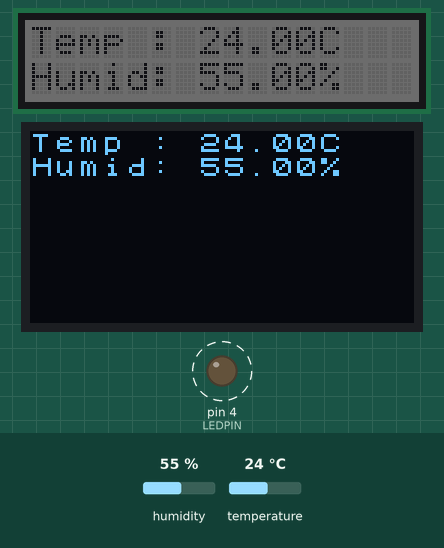
A sketch run on a simulated Arduino Uno, built with avr-gcc and run on an emulated ATmega328P. Shown: 16×2 character LCD, 128×64 one-colour display, output pins drawn as LEDs (lit = HIGH). Dashed ring = blinking. The inputs (shaded band) are chosen by the test bench; at power-on: humidity 55 %, temperature 24 °C.

Above: at 1.2 s.
1.3 s: humidity set to 22 %
At 2.8 s:
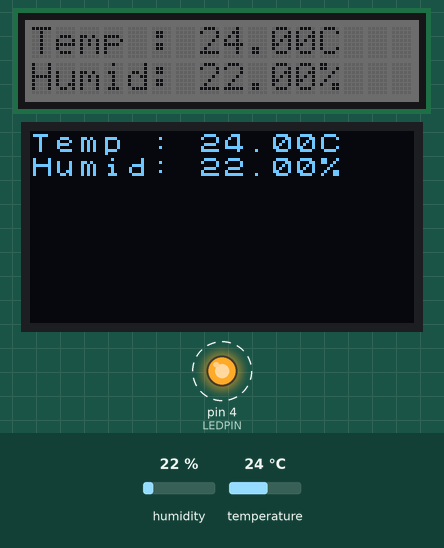
4.2 s: temperature set to 12 °C
At 6.3 s:
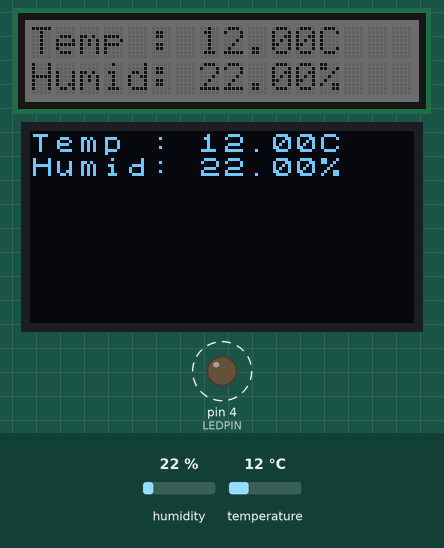
7.1 s: humidity set to 40 %
At 10.3 s:
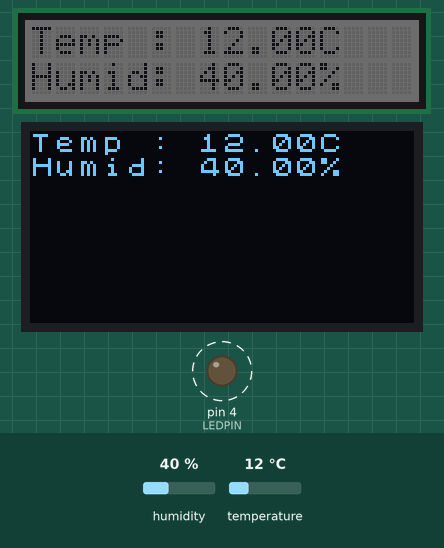
10.5 s: temperature set to 19 °C
At 12.0 s:
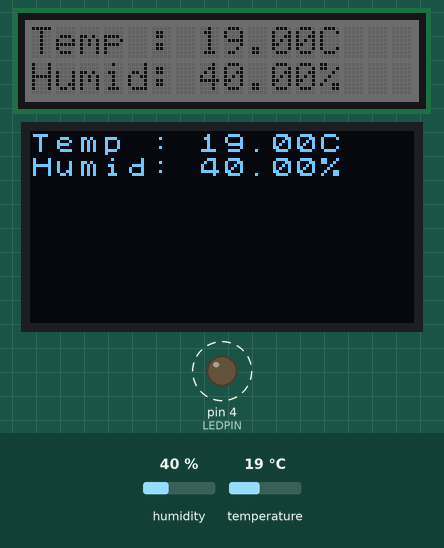
Timing chart, 0 to 14.4 s (numbered marks = the images above; inputs shaded):
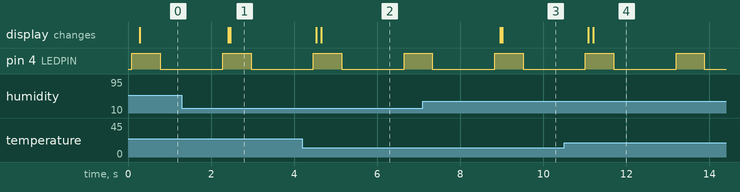

Measured:
- after the input at 1.3 s, the display: first changes after 1.1 s (image 1 shows a later state)
- after the input at 4.2 s, the display: first changes after 0.34 s (image 2 shows a later state)
- after the input at 7.1 s, the display: first changes after 1.9 s (image 3 shows a later state)
- after the input at 10.5 s, the display: first changes after 0.58 s (image 4 shows a later state)
- by itself, pin 4 (LEDPIN): alternates HIGH for 0.68 s and LOW for 1.5 s

The sketch:

08_DisplayEnvDataClcd.ino
```cpp
/*
 * 環境センサーの値を外部のディスプレイに表示
 *
 * 環境センサーの値をディスプレイに表示するものですが、環境データを外部のディスプレイにも表示します。
 * 表示する先が異なりますが、動作はひとつ前の「環境センサーの値をディスプレイに表示」とほとんど同じです。
 *
 * ここで使用するのはキャラクターディスプレイ（LCD）です。
 * ドット（画面上の点）が粗く古くから使われているディスプレイですが、
 * 表示量が少ない場合には見やすく扱いも簡単なデバイスです。
 *
 * Grove Beginner Kit にはキャラクターディスプレイは載っていません。
 * このスケッチを実行するには別途 Grove - LCD RGB Backlight (https://www.switch-science.com/catalog/1629/) が必要です。
 *
 * また [スケッチ]-[ライブラリをインクルード]-[ライブラリを管理] で以下のライブラリをインストールする必要があります
 * - Grove LCD RGB
 *
 */

#include <Arduino.h>
#include <DHT.h>
#include <U8x8lib.h>
#include <math.h>
#include <Wire.h>
#include "rgb_lcd.h"

// LEDのピン番号
#define LEDPIN 4

// 環境センサーの値
#define DHTPIN 3            // 環境センサー（温度、湿度）のピン番号
#define DHTTYPE DHT11       // 環境センサーの型番

// 環境センサーの型番を指定
DHT dht(DHTPIN, DHTTYPE);

// キャラクターディスプレイ
rgb_lcd lcd;

// OLED (液晶)の初期化
U8X8_SSD1306_128X64_NONAME_HW_I2C u8x8(U8X8_PIN_NONE);

void setup() {
  // キャラクターディスプレイの初期化
  lcd.begin(16, 2);         // 16桁*2行表示に設定
  lcd.setRGB(64, 64, 64);   // 背景の照明を暗いグレーに設定

  // ディスプレイの初期化
  u8x8.begin();
  u8x8.setFlipMode(1);

  // ディスプレイ表示に使用するフォントの指定
  u8x8.setFont(u8x8_font_chroma48medium8_r);

  // 環境センサーの初期化
  dht.begin();

  pinMode(LEDPIN, OUTPUT);
}

void loop() {
  // 環境データの測定を始めるのを人間が確認できるようにLEDを点灯
  digitalWrite(LEDPIN, HIGH);

  // 環境センサーから温度、湿度を取得
  float temp = dht.readTemperature();
  float humi = dht.readHumidity();

  // ディスプレイに環境データを表示
  u8x8.setCursor(0, 0);
  u8x8.print("Temp : ");
  u8x8.print(temp);
  u8x8.print("C");
  u8x8.setCursor(0, 1);
  u8x8.print("Humid: ");
  u8x8.print(humi);
  u8x8.print("%");

  u8x8.refreshDisplay();

  // 外部のキャラクターディスプレイに環境データを表示
  lcd.setCursor(0, 0);
  lcd.print("Temp : " + String(temp) + "C");
  lcd.setCursor(0, 1);
  lcd.print("Humid: " + String(humi) + "%");

  // 0.5秒待ってからLEDを消灯することで測定が終わったことが分かるようにする
  delay(500);
  digitalWrite(LEDPIN, LOW);

  // さらに1.5秒待ってから環境センサーの値を再度読み出す
  delay(1500);
}
```
